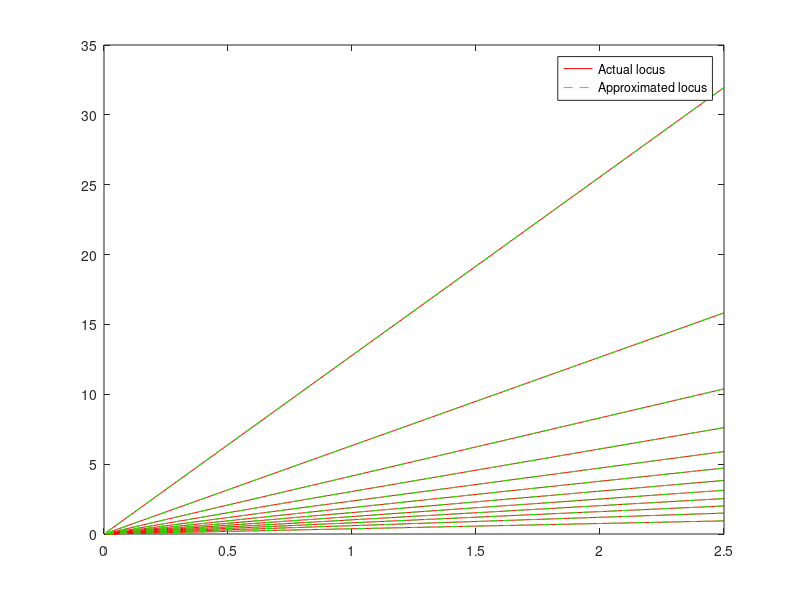
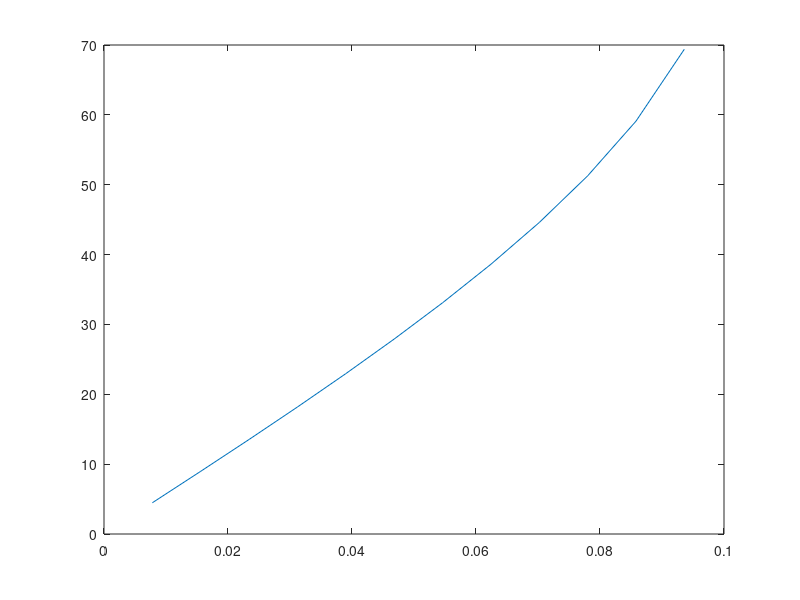

MATLAB code to generate these figures, in order:
figure(1);
for id = 0.0078:0.0078:0.1
   x = 0.01:0.01:2.5;
   y1 = sqrt(0.01*x.^2/id^2 - x.^2+id^2/4-0.05^2);    
   y2 = sqrt(0.01/id^2-1)*x;   
   plot(x,y1,'-r');
   hold on;
   plot(x,y2,'--g');
   legend('Actual locus','Approximated locus','Location','NorthEast');
   
end

figure(2);
id = 0.0078:0.0078:0.1;
k = sqrt(0.01./(id.^2)-1);  % slope of the lines
y3 = (pi/2-atan(k))/pi*180; % the itd angles 
plot(id,y3);
